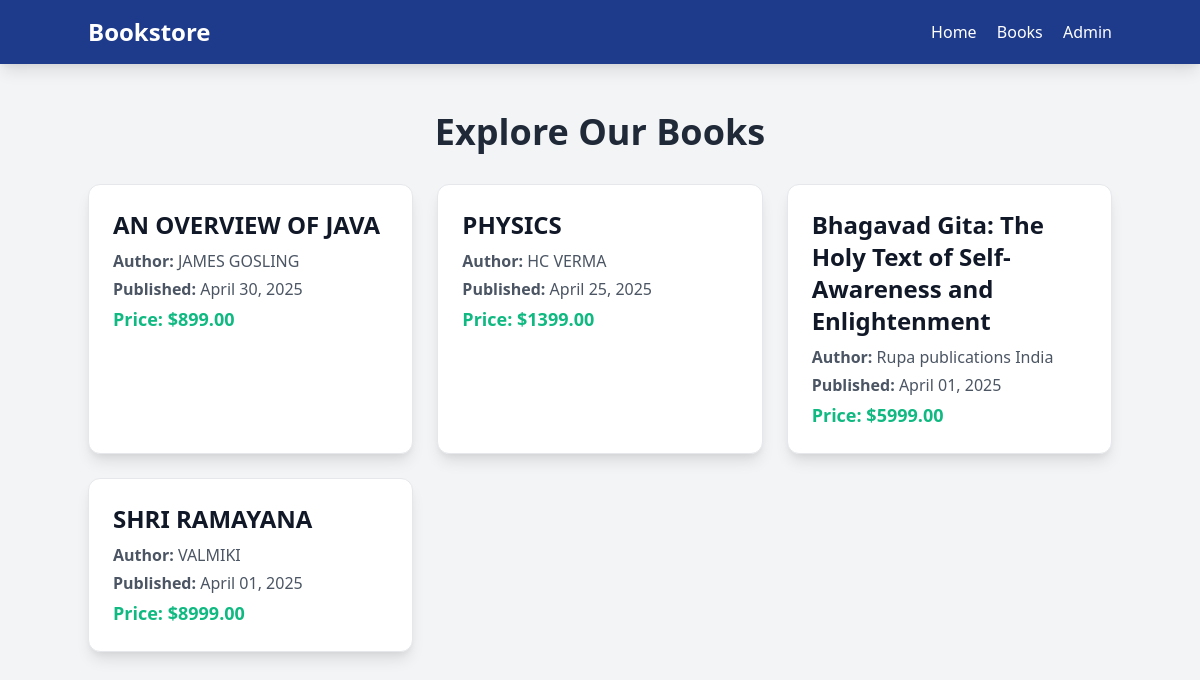
The page /books/ on the database its author committed.
### books/models.py (models this page shows, shortened)
class Book(models.Model):
    title = models.CharField(max_length=200)
    author = models.CharField(max_length=100)
    published_date = models.DateField()
    price = models.DecimalField(max_digits=6, decimal_places=2)
    is_visible = models.BooleanField(default=True)

### books/views.py (the view)
# urls.py: path('books/', views.BookListView.as_view(), name='book_list'),
class BookListView(ListView):
    model = Book
    template_name = 'books/book_list.html'
    context_object_name = 'books'
    def get_queryset(self):
        return Book.objects.filter(is_visible=True)

### books/templates/books/book_list.html (shortened to what this page needs)
{% extends "base.html" %}
{% load static %}
{% block content %}
    <nav class="bg-blue-900 text-white p-4 sticky top-0 z-50 shadow-lg">
        <div class="container mx-auto flex justify-between items-center">
            <a href="{% url 'books:home' %}" class="text-2xl font-bold">Bookstore</a>
            <div class="space-x-4">
                <a href="{% url 'books:home' %}" class="hover:text-green-400">Home</a>
                <a href="{% url 'books:book_list' %}" class="hover:text-green-400">Books</a>
                <a href="{% url 'admin:index' %}" class="hover:text-green-400">Admin</a>
            </div>
        </div>
    </nav>
    <div class="container mx-auto py-12">
        <h1 class="text-3xl sm:text-4xl font-extrabold text-gray-800 mb-8 text-center">Explore Our Books</h1>
        {% if books %}
            <div class="grid grid-cols-1 sm:grid-cols-2 lg:grid-cols-3 gap-6">
                {% for book in books %}
                    <div class="bg-white p-6 rounded-xl shadow-lg border border-gray-200 transform hover:scale-105 transition duration-300">
                        <h2 class="text-xl sm:text-2xl font-semibold text-gray-900 mb-2">
                            <a href="{% url 'books:book_detail' book.pk %}" class="hover:text-blue-900">
                                {{ book.title }}
                            </a>
                        </h2>
                        <p class="text-gray-600 mb-1"><strong>Author:</strong> {{ book.author }}</p>
                        <p class="text-gray-600 mb-1"><strong>Published:</strong> {{ book.published_date|date:"F d, Y" }}</p>
                        <p class="text-green-500 font-bold text-lg"><strong>Price:</strong> ${{ book.price }}</p>
                    </div>
                {% endfor %}
            </div>
        {% else %}
            <p class="text-gray-500 text-center text-lg">No books available at the moment.</p>
        {% endif %}
    </div>
{% endblock %}

### rows shown on the page
Book: title "AN OVERVIEW OF JAVA", author "JAMES GOSLING", published_date "April 30, 2025", price "899.00"
Book: title "PHYSICS", author "HC VERMA", published_date "April 25, 2025", price "1399.00"
Book: title "Bhagavad Gita: The Holy Text of Self-Awareness and Enlightenment", author "Rupa publications India", published_date "April 01, 2025", price "5999.00"
Book: title "SHRI RAMAYANA", author "VALMIKI", published_date "April 01, 2025", price "8999.00"
